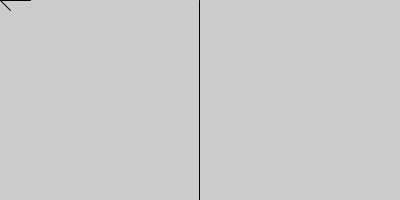
Frame 1 (no input)
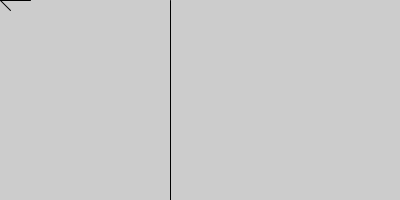
Frame 60 (the mouse pressed at the canvas centre just before this capture)
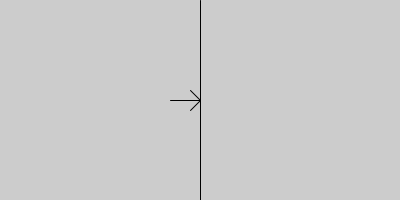
Frame 120 (the mouse held since frame 60 and released just before this capture)

The Processing sketch that drew these frames (run headless with seeded random() and noise(); from frame 60 on, the mouse is pressed at the canvas centre):

// Processing sketch: Ex_05_13
// ── Ex_05_13.pde
float x;
int offset = 10;

void setup() {
  size(400, 200);
  x = width/2;
}

void draw() {
  background(204);
  if (mouseX > x) {
    x += 0.5;
    offset = -10;
  }
  if (mouseX < x) {
    x -= 0.5;
    offset = 10;
  }
  // Draw arrow left or right depending on "offset" value
  line(x, 0, x, height);
  line(mouseX, mouseY, mouseX + offset, mouseY - 10);
  line(mouseX, mouseY, mouseX + offset, mouseY + 10);
  line(mouseX, mouseY, mouseX + offset*3, mouseY);
}
